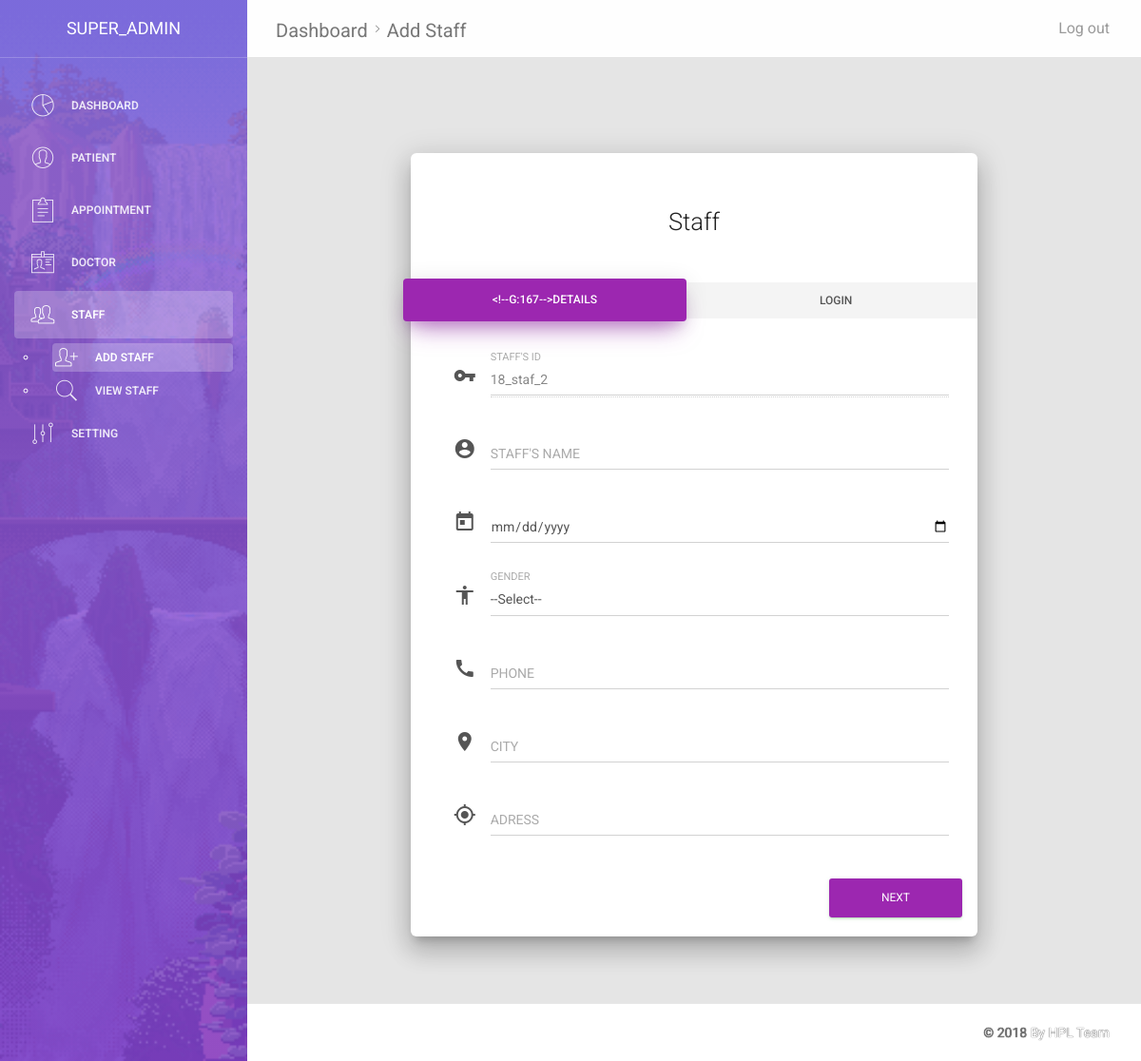
The app's page /add_staff.php (signed in), older data.
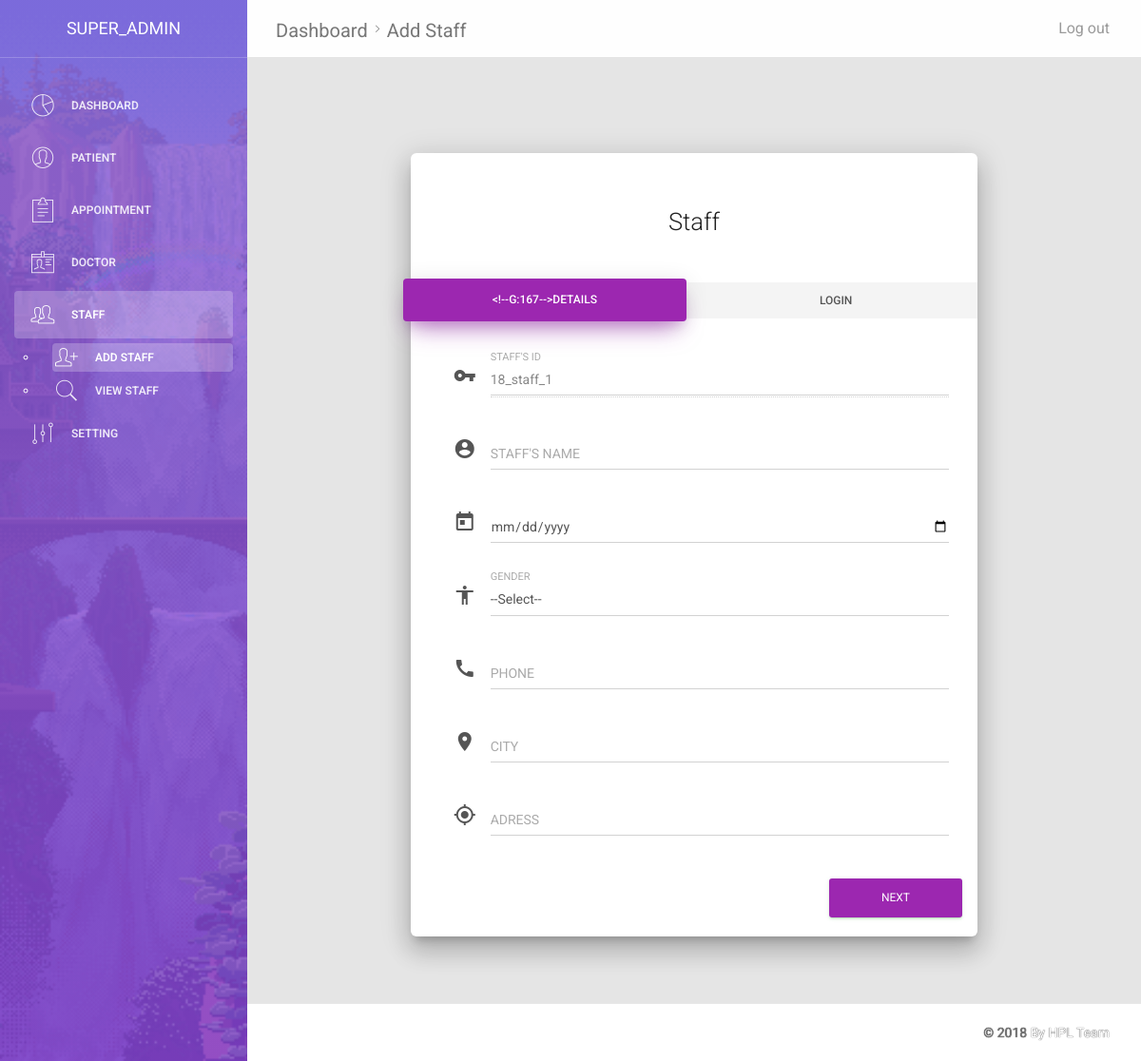
The same page, newer data.
### tables this page shows
CREATE TABLE `staff` (
  `staff_id` varchar(10) NOT NULL,
  `staff_name` varchar(30) NOT NULL,
  `staff_dob` date NOT NULL,
  `staff_gender` varchar(10) NOT NULL,
  `staff_phone` varchar(15) NOT NULL,
  `staff_city` varchar(30) NOT NULL,
  `staff_address` varchar(100) NOT NULL,
  `staff_email` varchar(50) NOT NULL,
  `staff_password` varchar(50) NOT NULL,
  `doj` timestamp NOT NULL DEFAULT CURRENT_TIMESTAMP ON UPDATE CURRENT_TIMESTAMP,
  `staff_type` varchar(30) NOT NULL,
  `staff_exist` tinyint(1) NOT NULL,
  `allocation` varchar(10) NOT NULL
);

### assets/modules/global_module.php (called while the page is built, shortened)
<?php
function key_engine($for)
{
	include("assets/modules/db_config.php");
	if($for == "patient")
	{
		$key = $for."_id";
		$sql_test = "select $key from $for order by cast(substring($key,9) as int ) desc limit 1";
		$result_test = mysqli_query($conn,$sql_test);
		if( mysqli_num_rows($result_test) != 0 )
		{
			$row=mysqli_fetch_row($result_test);
			$data = explode("_",$row[0]);
			$year = $data[0];
			$initial = $data[1];
			$number = $data[2];
			$year_new = date("y");
			$number_new = $number+1;
			$key = $year_new."_".$initial."_".$number_new;
			return $key;
		}
		else
		{
           $year_new = date("y");
            $initial = $for;
            $number_new = 0;
			$initial = "ptnt";
            $key = $year_new."_".$initial."_".$number_new;
            return $key;
		}
	}
	elseif($for == "staff")
    {
        $key = $for."_id";
        $sql_test = "select $key from $for order by cast(substring($key,9) as int ) desc limit 1";
        $result_test = mysqli_query($conn,$sql_test);
        if(mysqli_num_rows($result_test) != 0)
        {
            $row=mysqli_fetch_row($result_test);
            $data = explode("_",$row[0]);
            $initial = $data[1];
            $number = $data[2];
            $year_new = date("y");
            $number_new = $number+1;
            $key = $year_new."_".$initial."_".$number_new;
            return $key;
        }
        else
        {
            $year_new = date("y");
            $initial = $for;
            $number_new = 0;
            $key = $year_new."_".$initial."_".$number_new;
            return $key;
        }
    }
    else
    {
        return "Invalid Arguments";
    }
}
?>

### add_staff.php (the view, shortened to what the changed rows need)
<?php
include("assets/modules/global_module.php");
?>
<!doctype html>
<html lang="en">
<head>
    <link href="assets/css/bootstrap.min.css" rel="stylesheet" />
    <link href="assets/css/animate.min.css" rel="stylesheet"/>
    <link href="assets/css/light-bootstrap-dashboard.css?v=1.4.0" rel="stylesheet"/>
    <link href="http://maxcdn.bootstrapcdn.com/font-awesome/4.2.0/css/font-awesome.min.css" rel="stylesheet">
    <link href="assets/css/pe-icon-7-stroke.css" rel="stylesheet" />
    <link href="assets/css/material-bootstrap-wizard.css" rel="stylesheet" />
</head>
<body>
<div class="wrapper">
    <div class="main-panel">
        <div class="container-fluid">
            <div class="row">
                <div class="col-sm-8 col-sm-offset-2">
                    <div class="wizard-container">
                        <div class="card wizard-card" data-color="purple" id="wizardProfile">
                            <form name="add_staff" method="POST">
                                <div class="tab-content">
                                    <div class="tab-pane" id="about">
                                        <div class="container-fluid">
                                            <div class="input-group">
                                                <div class="form-group label-floating">
                                                    <label class="control-label">Staff's Id</label>
                                                    <input type="text" name="s_id" value="<?php echo key_engine("staff"); ?>" class="form-control" disabled>
                                                </div>
                                            </div>
                                        </div>
                                    </div>
                                </div>
                            </form>
                        </div>
                    </div>
                </div>
            </div>
        </div>
    </div>
</div>
</body>
</html>

Row changes from the older to the newer data that the page shows:
removed staff: s_id "18_staf_2"
added staff: s_id "18_staff_1"
